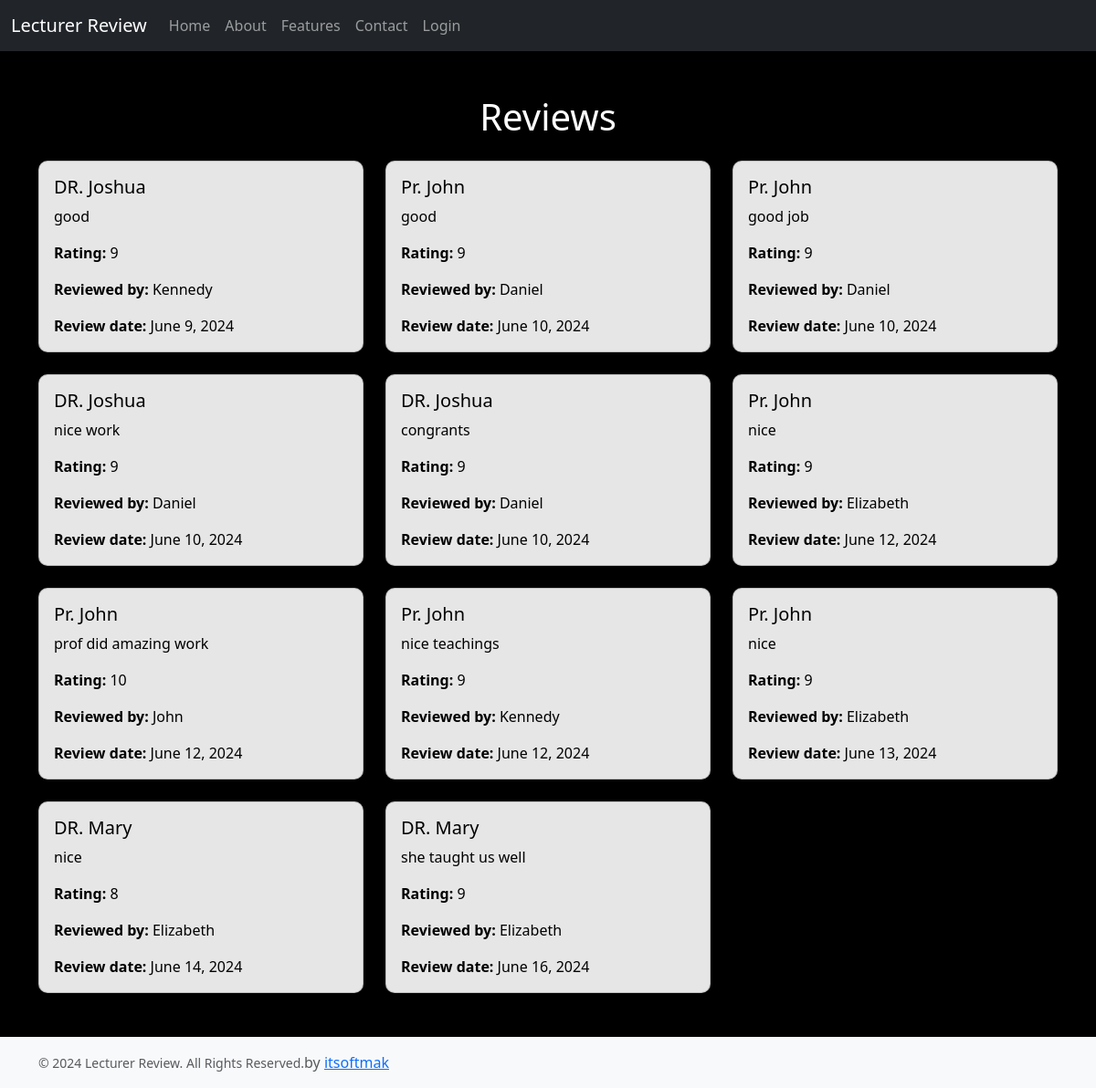
The page /review_list on the database as committed earlier.
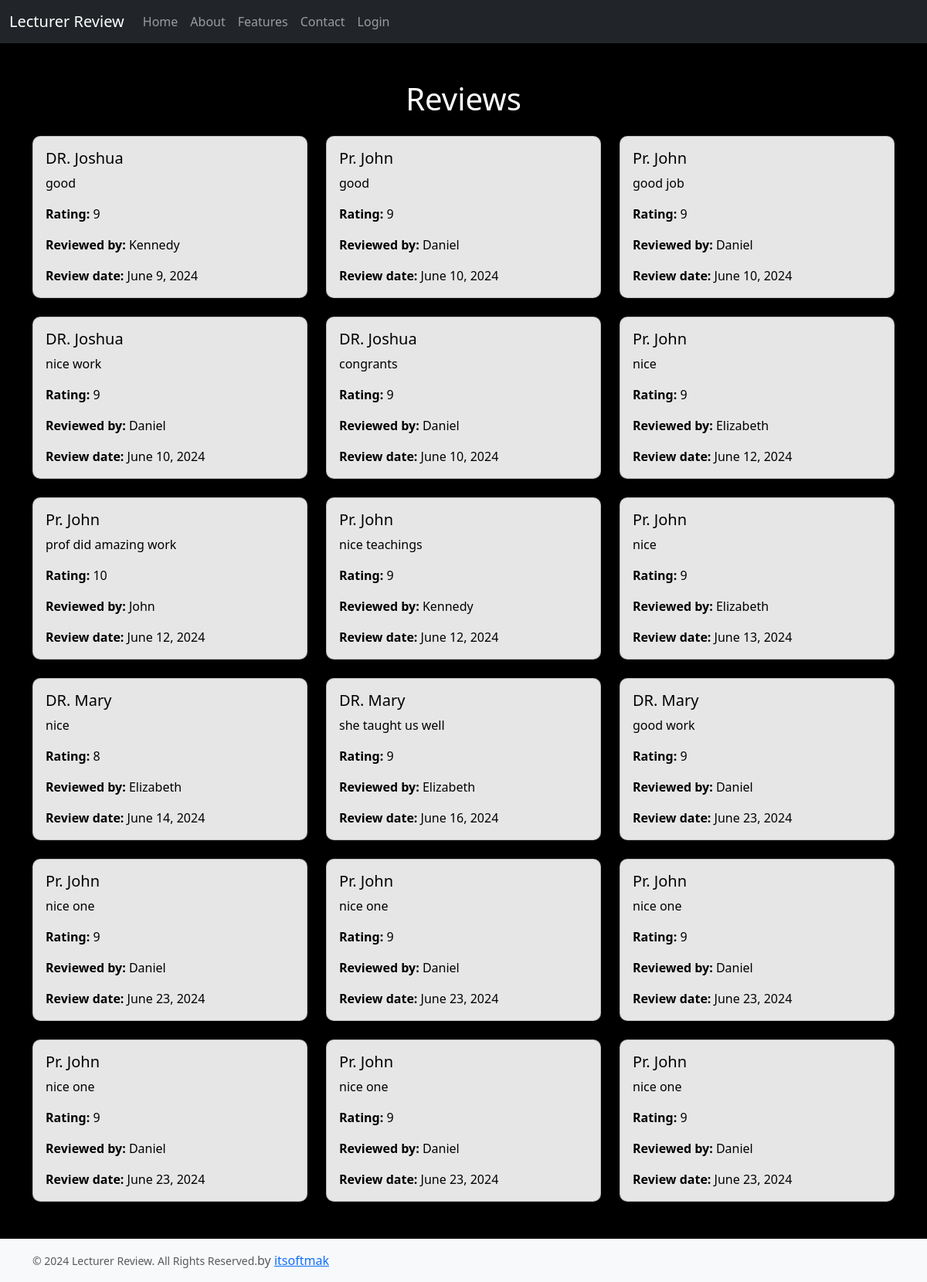
The same page on the database as committed later.
### students/models.py (models this page shows, shortened)
class Review_detail(models.Model):
    lecturer = models.ForeignKey(Lecturer, on_delete=models.CASCADE)
    student = models.ForeignKey(Student, on_delete=models.CASCADE)
    comment = models.TextField()
    rating = models.IntegerField()
    review_date = models.DateField(default=timezone.now)

class Lecturer(models.Model):
    name = models.CharField(max_length=100)
    email = models.EmailField()
    department = models.CharField(max_length=100)

class Student(models.Model):
    username = models.CharField(max_length=20)
    first_name = models.CharField(max_length=20)
    last_name = models.CharField(max_length=20)
    phone = models.CharField(max_length=15)
    email = models.EmailField()
    user = models.ForeignKey(User, on_delete=models.CASCADE)
    year_of_study = models.IntegerField()
    program = models.CharField(max_length=100)
    reg_no = models.CharField(max_length=100)
    password= models.CharField(max_length=100)

### students/views.py (the view)
# urls.py: path("review_list", review_list, name="review_list"),
def review_list(request):
    reviews = Review_detail.objects.all()
    context = {
        'reviews': reviews
    }
    return render(request, 'review_list.html', context)

### students/context_processors.py (called while the page is built)
def lecturers(request):
    return {'lecturers': Lecturer.objects.all()}

### students/templates/review_list.html (shortened to what this page needs)
{% extends 'base.html' %}
{% block main %}
<div class="container mt-5">
  <h1 class="text-center mb-4">Reviews</h1>
  <div class="row">
    {% for review in reviews %}
    <div class="col-md-4">
      <div class="card mb-4 shadow-sm">
        <div class="card-body">
          <h5 class="card-title">{{ review.lecturer.name }}</h5>
          <p class="card-text">{{ review.comment }}</p>
          <p class="card-text"><strong>Rating:</strong> {{ review.rating }}</p>
          <p class="card-text"><strong>Reviewed by:</strong> {{ review.student.first_name }}</p>
          <p class="card-text"><strong>Review date:</strong> {{ review.review_date }}</p>
        </div>
      </div>
    </div>
    {% empty %}
    <div class="col">
      <div class="alert alert-warning" role="alert">
        No reviews yet.
      </div>
    </div>
    {% endfor %}
  </div>
</div>
{% endblock %}

### students/templates/base.html (shortened to what this page needs)
<!doctype html>
<html lang="en" class="h-100" data-bs-theme="auto">
<head>
  <link href="https://cdn.jsdelivr.net/npm/bootstrap@5.3.3/dist/css/bootstrap.min.css" rel="stylesheet">
</head>
<body class="d-flex flex-column h-100">
  <header>
    <nav class="navbar navbar-expand-md navbar-dark fixed-top bg-dark mb-3">
      <div class="container-fluid">
        <a class="navbar-brand" href="#">Lecturer Review</a>
        <div class="collapse navbar-collapse" id="navbarCollapse">
          <ul class="navbar-nav me-auto mb-2 mb-md-0">
            {% if user.is_authenticated %}
              {% if user.is_superuser %}
                <li class="nav-item">
                  <a class="nav-link" href="register_page">add new student</a>
                </li>
                <li class="nav-item">
                  <a class="nav-link" href="lecturer">add lecturer</a>
                </li>
                <li class="nav-item">
                  <a class="nav-link" href="lecturer_list">Lecturer list</a>
                </li>
                <li class="nav-item">
                  <a class="nav-link" href="review_list">Review Details</a>
                </li>
              {% else %}
                <li class="nav-item">
                  <a class="nav-link" aria-current="page" href="home">Home</a>
                </li>
                <li class="nav-item">
                  <a class="nav-link" href="review">Review</a>
                </li>
                <li class="nav-item dropdown">
                  <a class="nav-link dropdown-toggle" href="#" id="navbarDropdown" role="button" data-bs-toggle="dropdown" aria-expanded="false">
                    Lecturers
                  </a>
                  <ul class="dropdown-menu" aria-labelledby="navbarDropdown">
                    {% for lecturer in lecturers %}
                      <li><a class="dropdown-item" href="#">{{ lecturer.name }}</a></li>
                    {% endfor %}
                  </ul>
                </li>
              {% endif %}
              <li class="nav-item d-flex">
                <a class="nav-link disabled" aria-disabled="true">{{ user.first_name }}</a>
              </li>
            {% else %}
            <div class="collapse navbar-collapse" id="navbarResponsive">
              <ul class="navbar-nav ml-auto">
                <li class="nav-item active">
                  <a class="nav-link" href="home">Home</a>
                </li>
                <li class="nav-item">
                  <a class="nav-link" href="home#about">About</a>
                </li>
                <li class="nav-item">
                  <a class="nav-link" href="home#features">Features</a>
                </li>
                <li class="nav-item">
                  <a class="nav-link" href="home#contact">Contact</a>
                </li>
              </ul>
            </div>
              <li class="nav-item">
                <a class="nav-link" href="login">Login</a>
              </li>
            {% endif %}
          </ul>
        </div>
      </div>
    </nav>
  </header>
  <main class="flex-shrink-0 mb-4">
    <div>
      {% block main %}
      {% endblock %}
    </div>
  </main>
  <footer class="footer mt-auto py-3 ">
    <div class="container">
      <span class="text-body-secondary"><small>&copy; 2024 Lecturer Review. All Rights Reserved.</small>by <a href="https://github.com/itmakai">itsoftmak</a></span>
    </div>
  </footer>
</body>
</html>

### students/templates/base.html (style rules this page uses)
body { background-color: #090225; color: white; }
body { padding-top: 56px; }
footer { background-color: #f8f9fa; color: #6c757d; }

### students/templates/review_list.html (style rules this page uses)
body { background-size: cover; color: #fff; background-color: black; }
.card { background: rgba(255, 255, 255, 0.9); border-radius: 10px; }
.card-title, .card-text { color: #000; }

Rows that differ between the two databases and show on the page:
added Review_detail: lecturer.name "DR. Mary", comment "good work", rating "9", student.first_name "Daniel", review_date "June 23, 2024"
added Review_detail: lecturer.name "Pr. John", comment "nice one", rating "9", student.first_name "Daniel", review_date "June 23, 2024"
added Review_detail: lecturer.name "Pr. John", comment "nice one", rating "9", student.first_name "Daniel", review_date "June 23, 2024"
added Review_detail: lecturer.name "Pr. John", comment "nice one", rating "9", student.first_name "Daniel", review_date "June 23, 2024"
added Review_detail: lecturer.name "Pr. John", comment "nice one", rating "9", student.first_name "Daniel", review_date "June 23, 2024"
added Review_detail: lecturer.name "Pr. John", comment "nice one", rating "9", student.first_name "Daniel", review_date "June 23, 2024"
added Review_detail: lecturer.name "Pr. John", comment "nice one", rating "9", student.first_name "Daniel", review_date "June 23, 2024"
